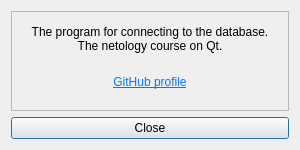
<?xml version="1.0" encoding="UTF-8"?>
<ui version="4.0">
 <class>DialogAbout</class>
 <widget class="QDialog" name="DialogAbout">
  <property name="enabled">
   <bool>true</bool>
  </property>
  <property name="geometry">
   <rect>
    <x>0</x>
    <y>0</y>
    <width>300</width>
    <height>150</height>
   </rect>
  </property>
  <property name="sizePolicy">
   <sizepolicy hsizetype="Fixed" vsizetype="Fixed">
    <horstretch>0</horstretch>
    <verstretch>0</verstretch>
   </sizepolicy>
  </property>
  <property name="minimumSize">
   <size>
    <width>300</width>
    <height>150</height>
   </size>
  </property>
  <property name="maximumSize">
   <size>
    <width>300</width>
    <height>150</height>
   </size>
  </property>
  <property name="windowTitle">
   <string>About</string>
  </property>
  <property name="windowOpacity">
   <double>1.000000000000000</double>
  </property>
  <property name="statusTip">
   <string/>
  </property>
  <property name="modal">
   <bool>false</bool>
  </property>
  <layout class="QGridLayout" name="gridLayout">
   <item row="0" column="0">
    <widget class="QFrame" name="groupText">
     <property name="frameShape">
      <enum>QFrame::StyledPanel</enum>
     </property>
     <property name="frameShadow">
      <enum>QFrame::Raised</enum>
     </property>
     <layout class="QVBoxLayout" name="verticalLayout">
      <item>
       <widget class="QLabel" name="lb_text">
        <property name="text">
         <string>&lt;html&gt;&lt;head/&gt;&lt;body&gt;&lt;p align=&quot;center&quot;&gt;The program for connecting to the database.&lt;br/&gt;The netology course on Qt.&lt;/p&gt;&lt;/body&gt;&lt;/html&gt;</string>
        </property>
        <property name="alignment">
         <set>Qt::AlignCenter</set>
        </property>
       </widget>
      </item>
      <item>
       <widget class="QLabel" name="lb_linkGit">
        <property name="text">
         <string>&lt;html&gt;&lt;head/&gt;&lt;body&gt;&lt;p&gt;&lt;a href=&quot;https://github.com/helstad/netology&quot;&gt;&lt;span style=&quot; text-decoration: underline; color:#007af4;&quot;&gt;GitHub profile&lt;/span&gt;&lt;/a&gt;&lt;/p&gt;&lt;/body&gt;&lt;/html&gt;</string>
        </property>
        <property name="textFormat">
         <enum>Qt::RichText</enum>
        </property>
        <property name="alignment">
         <set>Qt::AlignCenter</set>
        </property>
        <property name="openExternalLinks">
         <bool>true</bool>
        </property>
        <property name="textInteractionFlags">
         <set>Qt::TextBrowserInteraction</set>
        </property>
        <property name="buddy">
         <cstring></cstring>
        </property>
       </widget>
      </item>
     </layout>
    </widget>
   </item>
   <item row="1" column="0">
    <widget class="QPushButton" name="pb_close">
     <property name="text">
      <string>Close</string>
     </property>
    </widget>
   </item>
  </layout>
 </widget>
 <resources/>
 <connections>
  <connection>
   <sender>pb_close</sender>
   <signal>released()</signal>
   <receiver>DialogAbout</receiver>
   <slot>close()</slot>
   <hints>
    <hint type="sourcelabel">
     <x>149</x>
     <y>128</y>
    </hint>
    <hint type="destinationlabel">
     <x>149</x>
     <y>74</y>
    </hint>
   </hints>
  </connection>
 </connections>
</ui>
